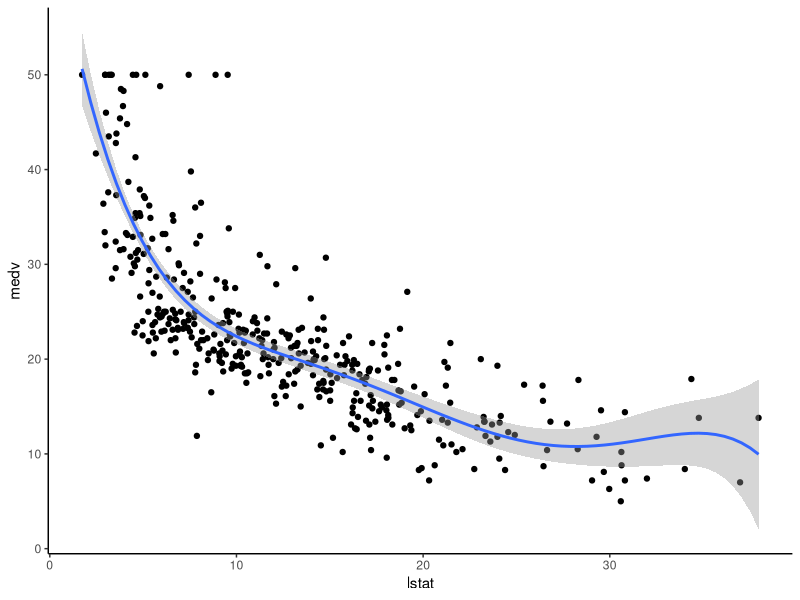

Reproduce this figure in R.
# R program to illustrate
# Polynomial regression

# Importing required library
library(tidyverse)
library(lattice)
library(ggplot2)
library(caret)
library(magrittr)
library(dplyr)
theme_set(theme_classic())

# Load the data
data("Boston", package = "MASS")
# Split the data into training and test set
set.seed(123)
training.samples <- Boston$medv %>%
  createDataPartition(p = 0.8, list = FALSE)
train.data  <- Boston[training.samples, ]
test.data <- Boston[-training.samples, ]


# Build the model
model <- lm(medv ~ poly(lstat, 5, raw = TRUE),
            data = train.data)
# Make predictions
predictions <- model %>% predict(test.data)
predictions <- data.frame(predictions)

# Model performance
modelPerfomance = data.frame(
  RMSE = RMSE(predictions, test.data$medv),
  R2 = R2(predictions, test.data$medv)
)

print(lm(medv ~ lstat + I(lstat^5), data = train.data))
print(modelPerfomance)

ggplot(train.data, aes(lstat, medv) ) + geom_point() +
  stat_smooth(method = lm, formula = y ~ poly(x, 5, raw = TRUE))




